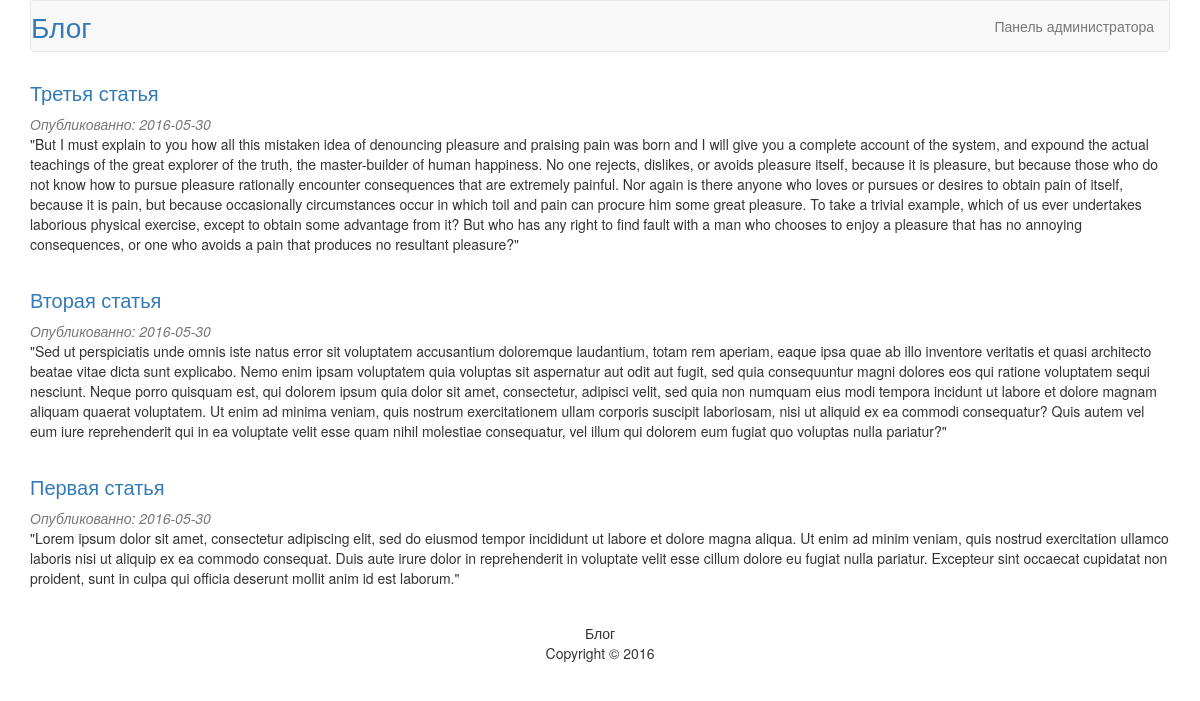
Before: / with the older database file.
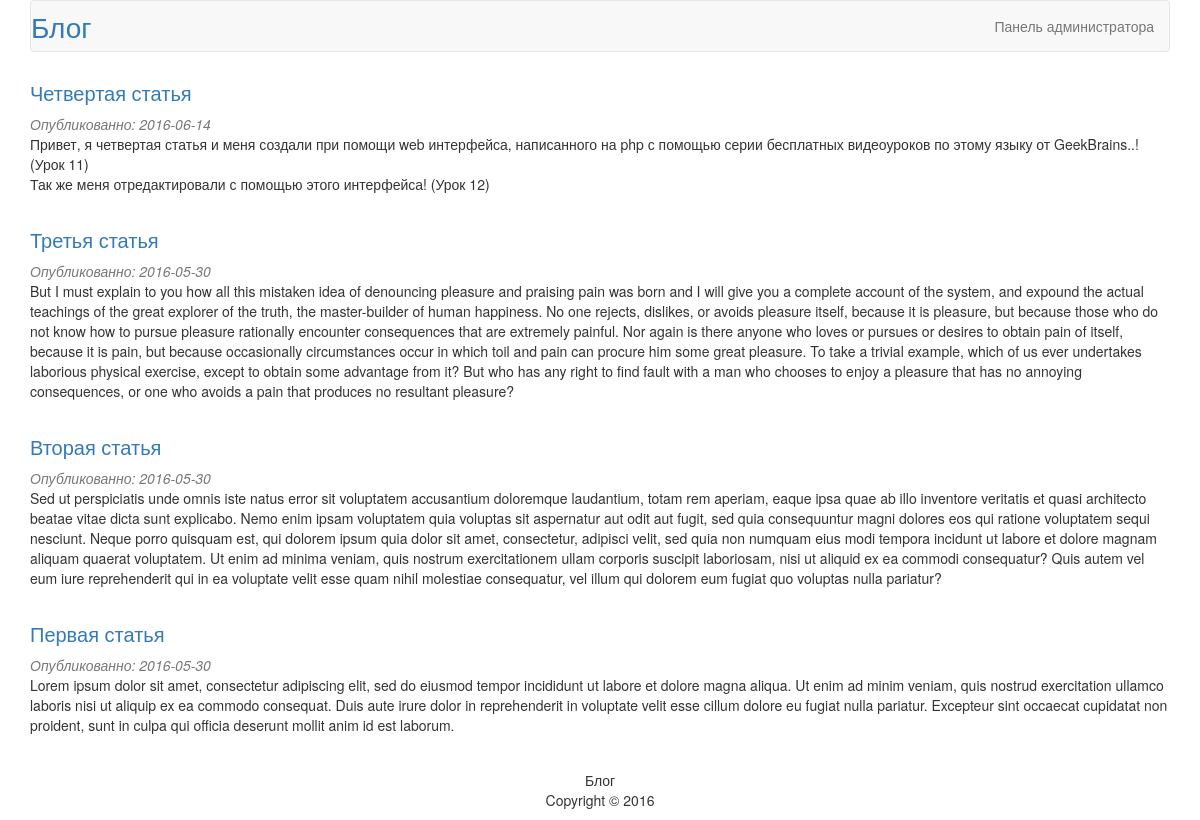
After: the same page with the newer database file.
### tables this page shows
CREATE TABLE `articles` (
  `id` int(11) NOT NULL,
  `title` varchar(255) NOT NULL,
  `content` text NOT NULL,
  `date` date NOT NULL
);

### index.php (called while the page is built)
<?php
    require_once("database.php");
    require_once("models/articles.php");
    $link = db_connect();
    $articles = articles_all($link);
    include("views/articles.php");
?>

### models/articles.php (called while the page is built, shortened)
<?php
    function articles_all($link){
        $query = "SELECT * FROM articles ORDER BY id DESC";
        $result = mysqli_query($link, $query);
        $n = mysqli_num_rows($result);
        $articles = array();
        for ($i = 0; $i < $n; $i++)
        {
            $row = mysqli_fetch_assoc($result);
            $articles[] = $row;
        }
        return $articles;
    }
?>

### views/articles.php (the view, shortened to what this page needs)
<!DOCTYPE html>
<hmtl>
    <head>
        <link rel="stylesheet" href="style.css">
        <link rel="stylesheet" href="https://maxcdn.bootstrapcdn.com/bootstrap/3.3.6/css/bootstrap.min.css">
    </head>
    <body>
        <div class="container">
            <nav class="navbar navbar-default">
                <div class="container-fluid">
                    <div class="navbar-header">
                        <a id="blog" class="navbar-brand" href="index.php">Блог</a>
                    </div>
                    <ul class="nav navbar-nav navbar-right">
                        <li><a href="admin">Панель администратора</a></li>
                    </ul>
                </div>
            </nav>
            <?php foreach($articles as $article): ?>
            <div class="article">
                <h3><a href="article.php?id=<?=$article['id']?>"><?=$article['title']?></a></h3>
                <em>Опубликованно: <?=$article['date']?></em>
                <p><?=$article['content']?></p>
            </div>
            <?php endforeach ?>
            <footer>
                <p>
                    Блог<br>Copyright &copy; 2016
                </p>
            </footer>
        </div>
    </body>
</hmtl>

Changed rows visible on the page:
added articles: title "Четвертая статья", date "2016-06-14", content "Привет, я четвертая статья и меня создали при помощи web интерфейса, написанного на php с помощью серии бесплатных видеоуроков по этому языку от GeekBrains..! (Урок 11) Так же меня отредактировали с помощью этого интерфейса! (Урок 12)"
changed articles "Третья статья": content "\"But I must explain to you how all this mistaken idea of denouncing pleasure and praising pain was born and I will give you a complete account of the system, and expound the actual teachings of the great explorer of the truth, the master-builder of human happiness. No one rejects, dislikes, or avoids pleasure itself, because it is pleasure, but because those who do not know how to pursue pleasure rationally encounter consequences that are extremely painful. Nor again is there anyone who loves or pursues or desires to obtain pain of itself, because it is pain, but because occasionally circumstances occur in which toil and pain can procure him some great pleasure. To take a trivial example,…" → "But I must explain to you how all this mistaken idea of denouncing pleasure and praising pain was born and I will give you a complete account of the system, and expound the actual teachings of the great explorer of the truth, the master-builder of human happiness. No one rejects, dislikes, or avoids pleasure itself, because it is pleasure, but because those who do not know how to pursue pleasure rationally encounter consequences that are extremely painful. Nor again is there anyone who loves or pursues or desires to obtain pain of itself, because it is pain, but because occasionally circumstances occur in which toil and pain can procure him some great pleasure. To take a trivial example,…"
changed articles "Вторая статья": content "\"Sed ut perspiciatis unde omnis iste natus error sit voluptatem accusantium doloremque laudantium, totam rem aperiam, eaque ipsa quae ab illo inventore veritatis et quasi architecto beatae vitae dicta sunt explicabo. Nemo enim ipsam voluptatem quia voluptas sit aspernatur aut odit aut fugit, sed quia consequuntur magni dolores eos qui ratione voluptatem sequi nesciunt. Neque porro quisquam est, qui dolorem ipsum quia dolor sit amet, consectetur, adipisci velit, sed quia non numquam eius modi tempora incidunt ut labore et dolore magnam aliquam quaerat voluptatem. Ut enim ad minima veniam, quis nostrum exercitationem ullam corporis suscipit laboriosam, nisi ut aliquid ex ea commodi…" → "Sed ut perspiciatis unde omnis iste natus error sit voluptatem accusantium doloremque laudantium, totam rem aperiam, eaque ipsa quae ab illo inventore veritatis et quasi architecto beatae vitae dicta sunt explicabo. Nemo enim ipsam voluptatem quia voluptas sit aspernatur aut odit aut fugit, sed quia consequuntur magni dolores eos qui ratione voluptatem sequi nesciunt. Neque porro quisquam est, qui dolorem ipsum quia dolor sit amet, consectetur, adipisci velit, sed quia non numquam eius modi tempora incidunt ut labore et dolore magnam aliquam quaerat voluptatem. Ut enim ad minima veniam, quis nostrum exercitationem ullam corporis suscipit laboriosam, nisi ut aliquid ex ea commodi…"
changed articles "Первая статья": content "\"Lorem ipsum dolor sit amet, consectetur adipiscing elit, sed do eiusmod tempor incididunt ut labore et dolore magna aliqua. Ut enim ad minim veniam, quis nostrud exercitation ullamco laboris nisi ut aliquip ex ea commodo consequat. Duis aute irure dolor in reprehenderit in voluptate velit esse cillum dolore eu fugiat nulla pariatur. Excepteur sint occaecat cupidatat non proident, sunt in culpa qui officia deserunt mollit anim id est laborum.\"" → "Lorem ipsum dolor sit amet, consectetur adipiscing elit, sed do eiusmod tempor incididunt ut labore et dolore magna aliqua. Ut enim ad minim veniam, quis nostrud exercitation ullamco laboris nisi ut aliquip ex ea commodo consequat. Duis aute irure dolor in reprehenderit in voluptate velit esse cillum dolore eu fugiat nulla pariatur. Excepteur sint occaecat cupidatat non proident, sunt in culpa qui officia deserunt mollit anim id est laborum."
